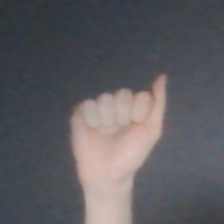
#> input picture datasets/asl_alphabet/A/0.jpg, 224 x 224 px; its folder holds only this picture in this run
$ python -i landmark_extractor.py   (imports and definitions only)
#> lines starting #> are read from the running program, lines starting #| are printed output that depends on the picture
import os
from threading import Lock
from typing import Dict, List, Tuple

import cv2
import mediapipe as mp
import numpy as np


def _env_float(name: str, default: float) -> float:
    value = os.getenv(name)
    if value is None:
        return default
    try:
        parsed = float(value)
    except ValueError:
        return default
    return max(0.0, min(1.0, parsed))


def _env_int(name: str, default: int, minimum: int = 1) -> int:
    value = os.getenv(name)
    if value is None:
        return default
    try:
        parsed = int(value)
    except ValueError:
        return default
    return max(minimum, parsed)


HAND_MAX_NUM = _env_int("HAND_MAX_NUM", 2)
HAND_DETECTION_CONFIDENCE = _env_float("HAND_DETECTION_CONFIDENCE", 0.45)
HAND_TRACKING_CONFIDENCE = _env_float("HAND_TRACKING_CONFIDENCE", 0.40)
FACE_DETECTION_CONFIDENCE = _env_float("FACE_DETECTION_CONFIDENCE", 0.60)
FACE_TRACKING_CONFIDENCE = _env_float("FACE_TRACKING_CONFIDENCE", 0.50)
MEDIAPIPE_MODEL_COMPLEXITY = _env_int("MEDIAPIPE_MODEL_COMPLEXITY", 1, minimum=0)
HAND_MIN_SPAN = _env_float("HAND_MIN_SPAN", 0.045)
HAND_MIN_SPAN_DARK = _env_float("HAND_MIN_SPAN_DARK", 0.028)
ENABLE_LOW_LIGHT_HAND_FALLBACK = os.getenv("ENABLE_LOW_LIGHT_HAND_FALLBACK", "true").strip().lower() in {
    "1",
    "true",
    "yes",
    "on",
}
HAND_CACHE_MAX_MISSES = _env_int("HAND_CACHE_MAX_MISSES", 5)

mp_hands = mp.solutions.hands
mp_face = mp.solutions.face_mesh


def _create_hands():
    return mp_hands.Hands(
        static_image_mode=False,
        max_num_hands=HAND_MAX_NUM,
        model_complexity=MEDIAPIPE_MODEL_COMPLEXITY,
        min_detection_confidence=HAND_DETECTION_CONFIDENCE,
        min_tracking_confidence=HAND_TRACKING_CONFIDENCE,
    )


def _create_face_mesh():
    return mp_face.FaceMesh(
        static_image_mode=False,
        max_num_faces=1,
        min_detection_confidence=FACE_DETECTION_CONFIDENCE,
        min_tracking_confidence=FACE_TRACKING_CONFIDENCE,
    )


# [1 line that did not run here, left out]
# [1 line that did not run here, left out]
_mediapipe_lock = Lock()
_last_hands_cache: List[List[List[float]]] = []
_last_hands_misses = 0


def _enhance_low_light_for_detection(frame):
    lab = cv2.cvtColor(frame, cv2.COLOR_BGR2LAB)
    l_channel, a_channel, b_channel = cv2.split(lab)

    clahe = cv2.createCLAHE(clipLimit=2.0, tileGridSize=(8, 8))
    l_eq = clahe.apply(l_channel)

    enhanced_lab = cv2.merge((l_eq, a_channel, b_channel))
    enhanced_bgr = cv2.cvtColor(enhanced_lab, cv2.COLOR_LAB2BGR)
    return enhanced_bgr


def _gamma_enhance(frame, gamma: float):
    if gamma <= 0:
        return frame
    inv_gamma = 1.0 / gamma
    table = np.array([((i / 255.0) ** inv_gamma) * 255 for i in range(256)], dtype=np.uint8)
    return cv2.LUT(frame, table)


def _process_hands_and_face(frame_bgr, include_face: bool = True):
    global face_mesh
    frame_rgb = cv2.cvtColor(frame_bgr, cv2.COLOR_BGR2RGB)
    frame_rgb.flags.writeable = False
    try:
        with _mediapipe_lock:
            hand_results = hands.process(frame_rgb)
            face_results = face_mesh.process(frame_rgb) if include_face else None
        return hand_results, face_results
    except ValueError as exc:
        if "Packet timestamp mismatch" not in str(exc):
            raise
        with _mediapipe_lock:
            try:
                face_mesh.close()
            except Exception:
                pass
            face_mesh = _create_face_mesh()
            hand_results = hands.process(frame_rgb)
            face_results = face_mesh.process(frame_rgb) if include_face else None
        return hand_results, face_results
    finally:
        frame_rgb.flags.writeable = True


def extract_landmarks(frame, include_face: bool = True):
    global _last_hands_cache, _last_hands_misses
    hand_results, face_results = _process_hands_and_face(frame, include_face=include_face)

    frame_gray = cv2.cvtColor(frame, cv2.COLOR_BGR2GRAY)
    frame_brightness = float(frame_gray.mean())

    if ENABLE_LOW_LIGHT_HAND_FALLBACK and not hand_results.multi_hand_landmarks:
        candidates = [_enhance_low_light_for_detection(frame), cv2.convertScaleAbs(frame, alpha=1.2, beta=20)]
        if frame_brightness < 80.0:
            candidates.append(_gamma_enhance(frame, gamma=1.8))

        for candidate in candidates:
            enhanced_hands, enhanced_face = _process_hands_and_face(candidate, include_face=include_face)
            if enhanced_hands.multi_hand_landmarks:
                hand_results = enhanced_hands
            if enhanced_face is not None and enhanced_face.multi_face_landmarks:
                face_results = enhanced_face
            if hand_results.multi_hand_landmarks:
                break

    hands_landmarks = []
    face_landmarks = []

    if hand_results.multi_hand_landmarks:
        hand_entries: List[Tuple[int, float, List[List[float]]]] = []
        rejected_entries: List[Tuple[float, int, float, List[List[float]]]] = []
        handedness_entries = list(hand_results.multi_handedness or [])

        for idx, hand in enumerate(hand_results.multi_hand_landmarks):
            hand_points = []
            sum_x = 0.0
            xs = []
            ys = []

            for lm in hand.landmark:
                sum_x += lm.x
                xs.append(lm.x)
                ys.append(lm.y)
                hand_points.append([lm.x, lm.y, lm.z])

            hand_span = max(max(xs) - min(xs), max(ys) - min(ys)) if xs and ys else 0.0
            base_threshold = HAND_MIN_SPAN_DARK if frame_brightness < 80.0 else HAND_MIN_SPAN
            span_threshold = base_threshold * (0.75 if frame_brightness < 95.0 else 1.0)

            hand_label = "Unknown"
            if idx < len(handedness_entries) and handedness_entries[idx].classification:
                hand_label = handedness_entries[idx].classification[0].label

            hand_rank = 0 if hand_label == "Left" else 1 if hand_label == "Right" else 2
            hand_center_x = sum_x / max(len(hand_points), 1)

            if hand_span < span_threshold:
                rejected_entries.append((hand_span, hand_rank, hand_center_x, hand_points))
                continue

            hand_entries.append((hand_rank, hand_center_x, hand_points))

        if not hand_entries and rejected_entries:
            rejected_entries.sort(key=lambda item: item[0], reverse=True)
            best_span, best_rank, best_center_x, best_points = rejected_entries[0]
            if best_span >= max(0.018, span_threshold * 0.6):
                hand_entries.append((best_rank, best_center_x, best_points))

        hand_entries.sort(key=lambda item: (item[0], item[1]))
        hands_landmarks = [entry[2] for entry in hand_entries]

    if hands_landmarks:
        _last_hands_cache = hands_landmarks
        _last_hands_misses = 0
    elif _last_hands_cache and _last_hands_misses < HAND_CACHE_MAX_MISSES:
        hands_landmarks = _last_hands_cache
        _last_hands_misses += 1
    else:
        _last_hands_cache = []
        _last_hands_misses = 0

    if face_results is not None and face_results.multi_face_landmarks:
        for face in face_results.multi_face_landmarks:
            face_points = []
            for lm in face.landmark:
                face_points.append([lm.x, lm.y, lm.z])
            face_landmarks.append(face_points)

    return {
        "hands": hands_landmarks,
        "face": face_landmarks,
    }

>>> import cv2
>>> picture = cv2.imread('../../datasets/asl_alphabet/A/0.jpg', cv2.IMREAD_GRAYSCALE)
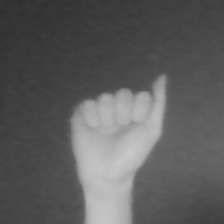
#> picture: shape (224, 224); min 46, max 201, mean 92.5
>>> result = extract_landmarks(picture)
#> (the run stopped early here; a loop or call above may not have finished)

$ run again, on datasets/asl_alphabet/A/21.jpg
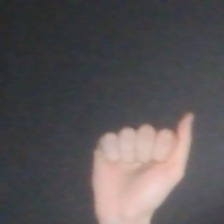
#> input picture datasets/asl_alphabet/A/21.jpg, 224 x 224 px
#> `picture = cv2.imread('../../datasets/asl_alphabet/A/0.jpg', cv2.IMREAD..`:
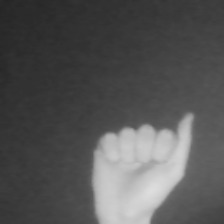
#> picture: shape (224, 224); min 36, max 222, mean 84.7

$ run again, on datasets/asl_alphabet/A/30.jpg
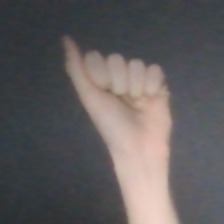
#> input picture datasets/asl_alphabet/A/30.jpg, 224 x 224 px
#> `picture = cv2.imread('../../datasets/asl_alphabet/A/0.jpg', cv2.IMREAD..`:
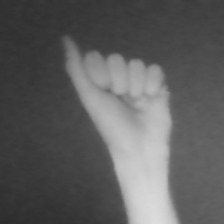
#> picture: shape (224, 224); min 44, max 220, mean 93.4
